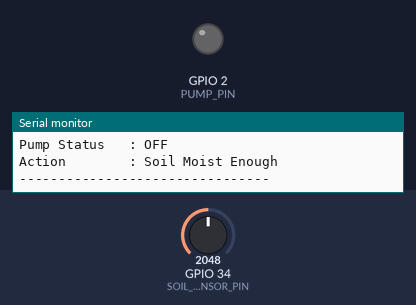
A sketch run on a simulated ESP32. Shown: output pins drawn as LEDs (lit = HIGH), the last lines printed to the serial monitor. The test bench sets the inputs (shaded band); at power-on: GPIO 34 (SOIL_SENSOR_PIN) = 2048.

Above: at 4.8 s.
4.9 s: GPIO 34 (SOIL_SENSOR_PIN) set to 2423
7.8 s: GPIO 34 (SOIL_SENSOR_PIN) set to 2498
At 9.0 s:
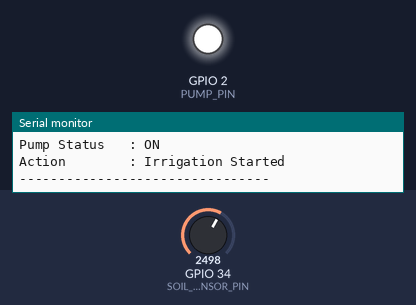
10.7 s: GPIO 34 (SOIL_SENSOR_PIN) set to 2047
At 13.2 s:
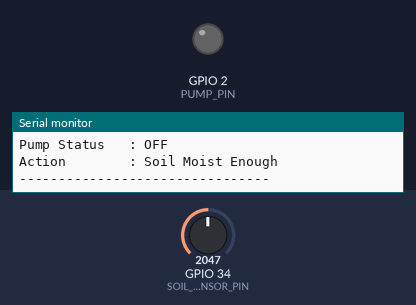
13.6 s: GPIO 34 (SOIL_SENSOR_PIN) set to 2866
At 14.8 s:
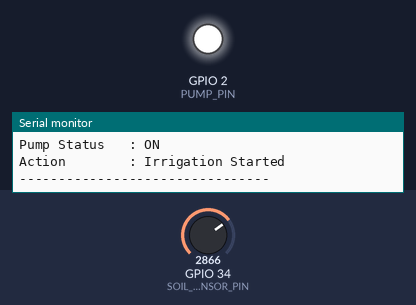
Timing chart, 0 to 16.6 s (numbered marks = the images above; inputs shaded):
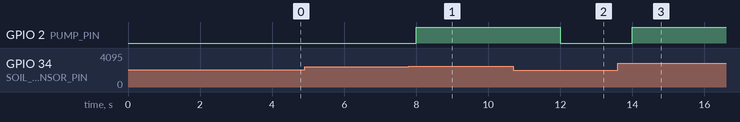

The sketch:

sketch.ino
```cpp
/*
 * Project 02 - Automated Irrigation Controller
 * Decode Labs IoT Internship
 *
 * Board  : ESP32
 * Sensor : Simulated Soil Moisture (Potentiometer)
 *
 * Reads soil moisture level and automatically
 * controls a water pump (LED).
 */

#define SOIL_SENSOR_PIN 34
#define PUMP_PIN 2

int soilValue;
int moisturePercent;

unsigned long previousMillis = 0;
const unsigned long interval = 2000;

void setup() {

  Serial.begin(115200);

  pinMode(PUMP_PIN, OUTPUT);

  Serial.println();
  Serial.println("=======================================");
  Serial.println(" Automated Irrigation Controller");
  Serial.println("=======================================");
}

void loop() {

  unsigned long currentMillis = millis();

  if (currentMillis - previousMillis >= interval) {

    previousMillis = currentMillis;

    // Read analog value
    soilValue = analogRead(SOIL_SENSOR_PIN);

    // Convert to percentage
    moisturePercent = map(soilValue, 4095, 0, 0, 100);

    // Limit values
    moisturePercent = constrain(moisturePercent, 0, 100);

    Serial.println("--------------------------------");

    Serial.print("Soil Moisture : ");
    Serial.print(moisturePercent);
    Serial.println(" %");

    if (moisturePercent < 40) {

      digitalWrite(PUMP_PIN, HIGH);

      Serial.println("Pump Status   : ON");
      Serial.println("Action        : Irrigation Started");

    }
    else {

      digitalWrite(PUMP_PIN, LOW);

      Serial.println("Pump Status   : OFF");
      Serial.println("Action        : Soil Moist Enough");

    }

    Serial.println("--------------------------------");
    Serial.println();

  }

}
```

Measured:
- the behaviour switches between 2457 and 2458 on GPIO 34 (SOIL_SENSOR_PIN) (found by bisection; images 0 and 1)
- after the input at 7.8 s, GPIO 2 (PUMP_PIN): LOW → HIGH after 0.20 s
- after the input at 10.7 s, GPIO 2 (PUMP_PIN): HIGH → LOW after 1.3 s
- after the input at 13.6 s, GPIO 2 (PUMP_PIN): LOW → HIGH after 0.40 s
